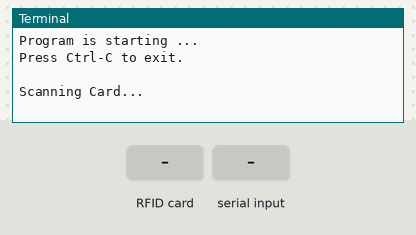
Bench run of a program on a simulated Raspberry Pi (header pin numbers). On the bench: the last lines printed to the terminal. The test bench sets the inputs (shaded band). The RFID card's data blocks start empty.

Above: at 1.2 s.
1.3 s: RFID card 5E 7A 19 C4 held to the reader
At 1.9 s:
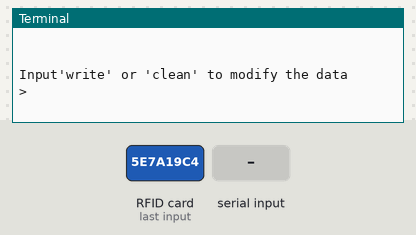
2.8 s: "write" typed at the terminal, then Enter
At 3.7 s:
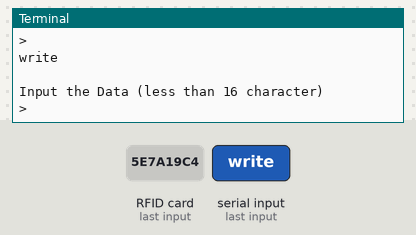
4.3 s: "clean" typed at the terminal, then Enter
At 5.0 s:
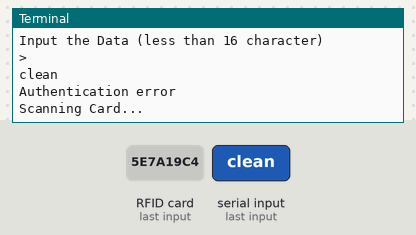

The program:

2.2.7_RFID.py
```python
#!/usr/bin/env python3

import RPi.GPIO as GPIO
import MFRC522
import sys
import os

# Create an object of the class MFRC522
mfrc = MFRC522.MFRC522()

def setup():
	print ("Program is starting ... "	)
	print ("Press Ctrl-C to exit.\n")
	pass

def loop():
	global mfrc
	while(True):
		print ("Scanning Card... ")
		mfrc = MFRC522.MFRC522()
		isScan = True
		while isScan:
			# Scan for cards
			(status,TagType) = mfrc.MFRC522_Request(mfrc.PICC_REQIDL)
			# Get the UID of the card
			(status,uid) = mfrc.MFRC522_Anticoll()
			# If we have the UID, continue
			if status == mfrc.MI_OK:
				# Select the scanned tag
				if mfrc.MFRC522_SelectTag(uid) == 0:
					print ("MFRC522_SelectTag Failed!")
				if cmdloop(uid) < 1 :
					isScan = False


def cmdloop(cardID):
	blockAddr = 2
	while(True):
		print ("Reading card %2X%2X%2X%2X%2X > \n"%(cardID[0],cardID[1],cardID[2],cardID[3],cardID[4]))
		key = [0xFF,0xFF,0xFF,0xFF,0xFF,0xFF]
		# Authenticate
		status = mfrc.MFRC522_Auth(mfrc.PICC_AUTHENT1A, blockAddr, key, cardID)
		# Check if authenticated
		if status == mfrc.MI_OK:
			mfrc.MFRC522_Read(blockAddr)
			print(" ")
		else:
			print ("Authentication error")
			return 0
		print ("\nInput'write' or 'clean' to modify the data\n>",end="")
		inCmd = input()
		cmd = inCmd.split(" ")

		if cmd[0] == "write":
			print ("\nInput the Data (less than 16 character)\n>",end="")
			inCmd = input()
			cmd = inCmd.split(" ")
			data = [0]*16
			data = cmd[0][0:17]
			data = map(ord,data)
			data = list(data)
			lenData = len(list(data))
			if lenData<16:
				data+=[0]*(16-lenData)
			# This is the default key for authentication
			key = [0xFF,0xFF,0xFF,0xFF,0xFF,0xFF]
			# Authenticate
			status = mfrc.MFRC522_Auth(mfrc.PICC_AUTHENT1A, blockAddr, key, cardID)
			# Check if authenticated
			if status == mfrc.MI_OK:
				mfrc.MFRC522_Write(blockAddr, data)
			else:
				print ("Authentication error")
				return 0

		elif cmd[0] == "clean":
			data = [0]*16
			# This is the default key for authentication
			key = [0xFF,0xFF,0xFF,0xFF,0xFF,0xFF]
			# Authenticate
			status = mfrc.MFRC522_Auth(mfrc.PICC_AUTHENT1A, blockAddr, key, cardID)
			# Check if authenticated
			if status == mfrc.MI_OK:
				mfrc.MFRC522_Write(blockAddr, data)
			else:
				print ("Authentication error")
				return 0
		else :
			return 0

def destroy():
	GPIO.cleanup()

if __name__ == "__main__":
	setup()
	try:
		loop()
	except KeyboardInterrupt:  # Ctrl+C captured, exit
		destroy()
```

Measured:
- after the input at 1.3 s, the terminal: prints a new line at once (image 1)
- after the input at 2.8 s, the terminal: prints a new line at once (image 2)
- after the input at 4.3 s, the terminal: prints a new line at once (image 3)
